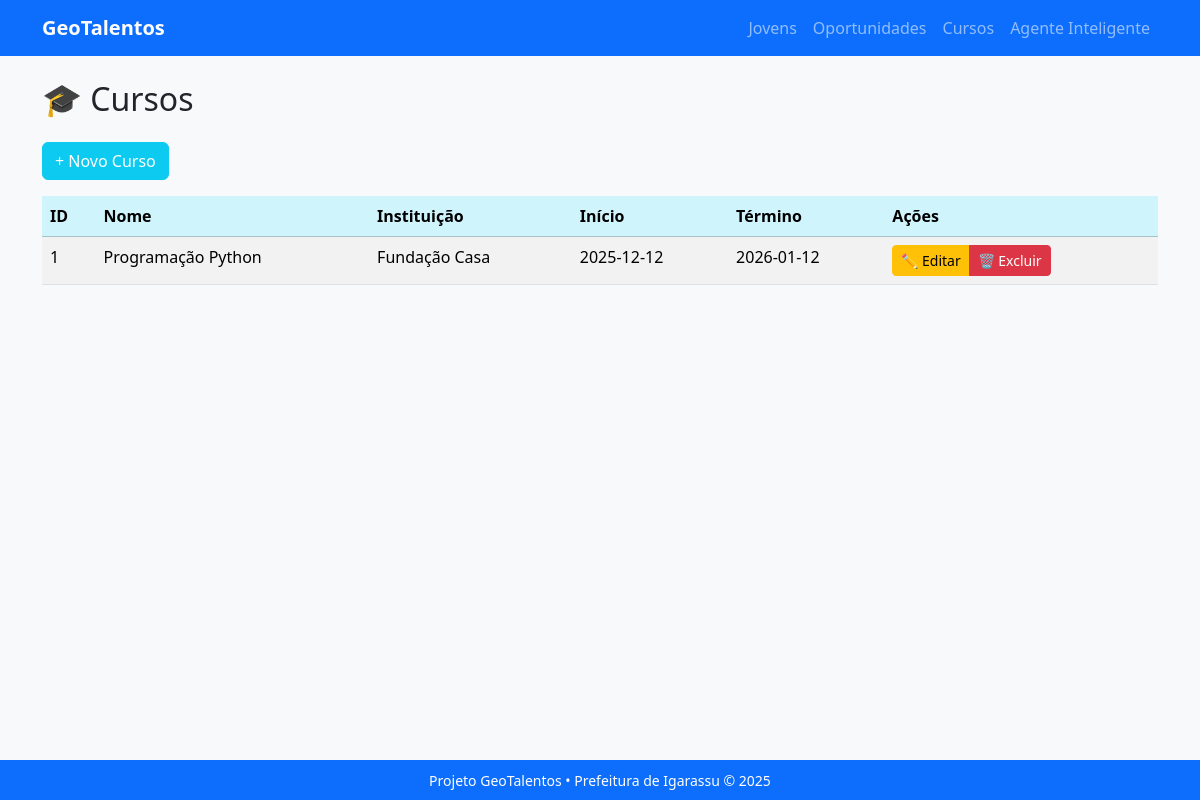
The page /cursos on the database as committed earlier.
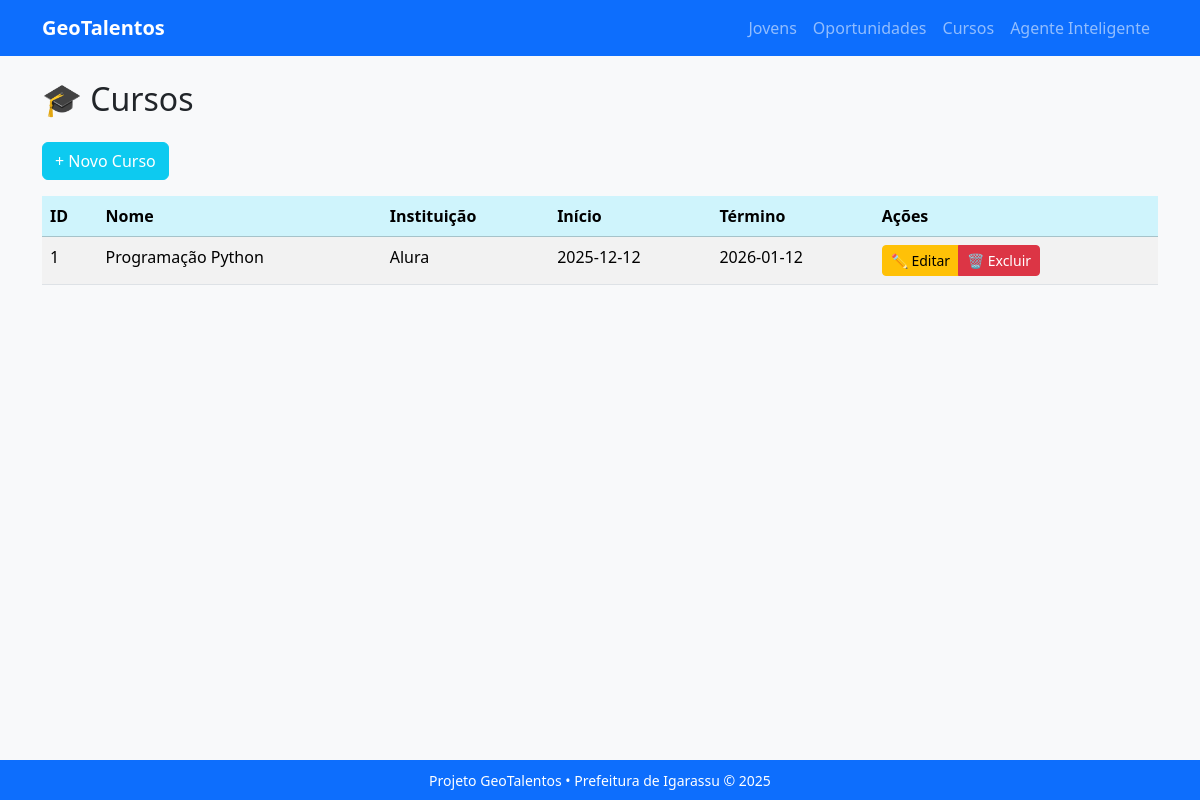
The same page on the database as committed later.
### tables this page shows
CREATE TABLE curso (
        id INTEGER PRIMARY KEY AUTOINCREMENT,
        nome TEXT,
        instituicao TEXT,
        dataInicio TEXT,
        dataFim TEXT);

### app.py (the view)
@app.route('/cursos')
def listar_cursos():
    conn = conectar()
    cur = conn.cursor()
    cur.execute('SELECT * FROM curso')
    cursos = cur.fetchall()
    conn.close()
    return render_template('cursos.html', cursos=cursos)

### app.py (called while the page is built)
def conectar():
    return sqlite3.connect('geotalentos.db')

### templates/cursos.html
{% extends 'base.html' %}
{% block conteudo %}
<h2>🎓 Cursos</h2>
<a href="/novo_curso" class="btn btn-info my-3 text-white">+ Novo Curso</a>
<table class="table table-striped table-hover">
  <thead class="table-info">
    <tr><th>ID</th><th>Nome</th><th>Instituição</th><th>Início</th><th>Término</th><th>Ações</th></tr>
  </thead>
  <tbody>
    {% for c in cursos %}
    <tr><td>{{ c[0] }}</td><td>{{ c[1] }}</td><td>{{ c[2] }}</td><td>{{ c[3] }}</td><td>{{ c[4] }}</td>
      <td>
        <div class="btn-group" role="group">
          <a href="/editar_curso/{{ c[0] }}" class="btn btn-warning btn-sm" title="Editar">✏️ Editar</a>
          <a href="/excluir_curso/{{ c[0] }}" class="btn btn-danger btn-sm" title="Excluir" onclick="return confirm('Tem certeza que deseja excluir este curso?');">🗑️ Excluir</a>
        </div>
      </td>
    </tr>
    {% endfor %}
  </tbody>
</table>
{% endblock %}

Rows that differ between the two databases and show on the page:
changed curso "Programação Python": instituicao "Fundação Casa" → "Alura"
